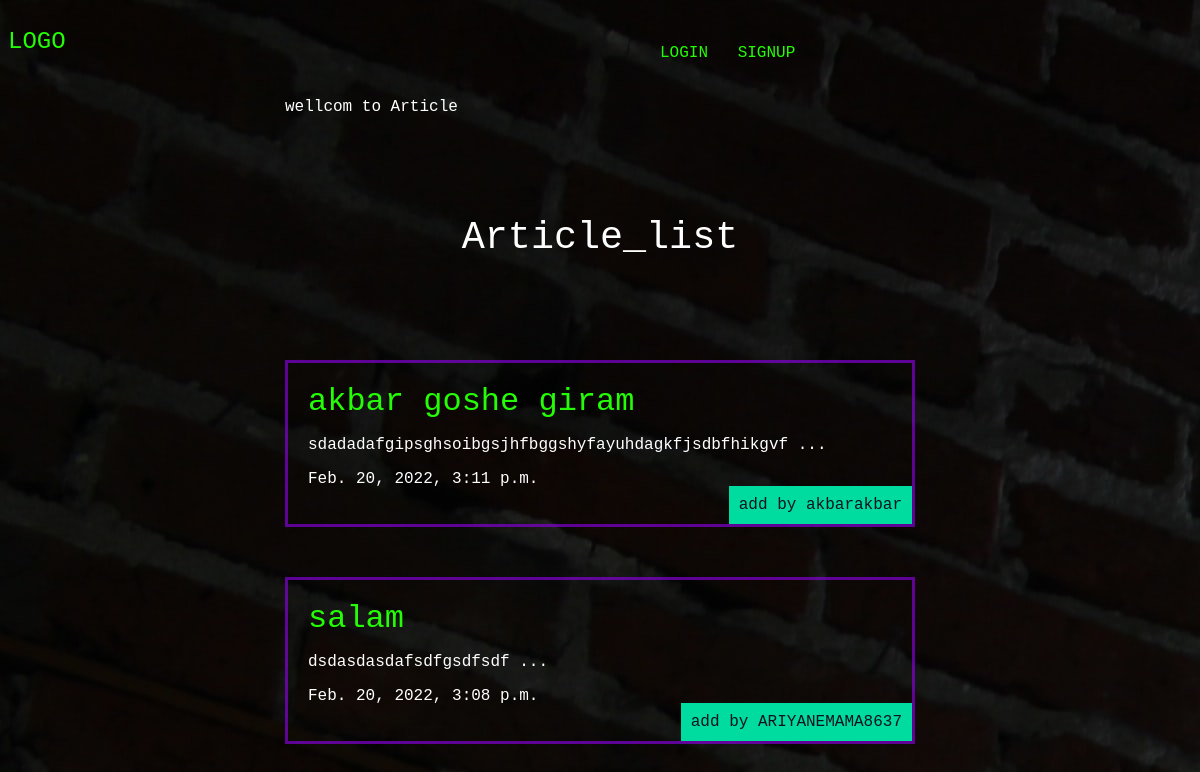
The app's page /, older data.
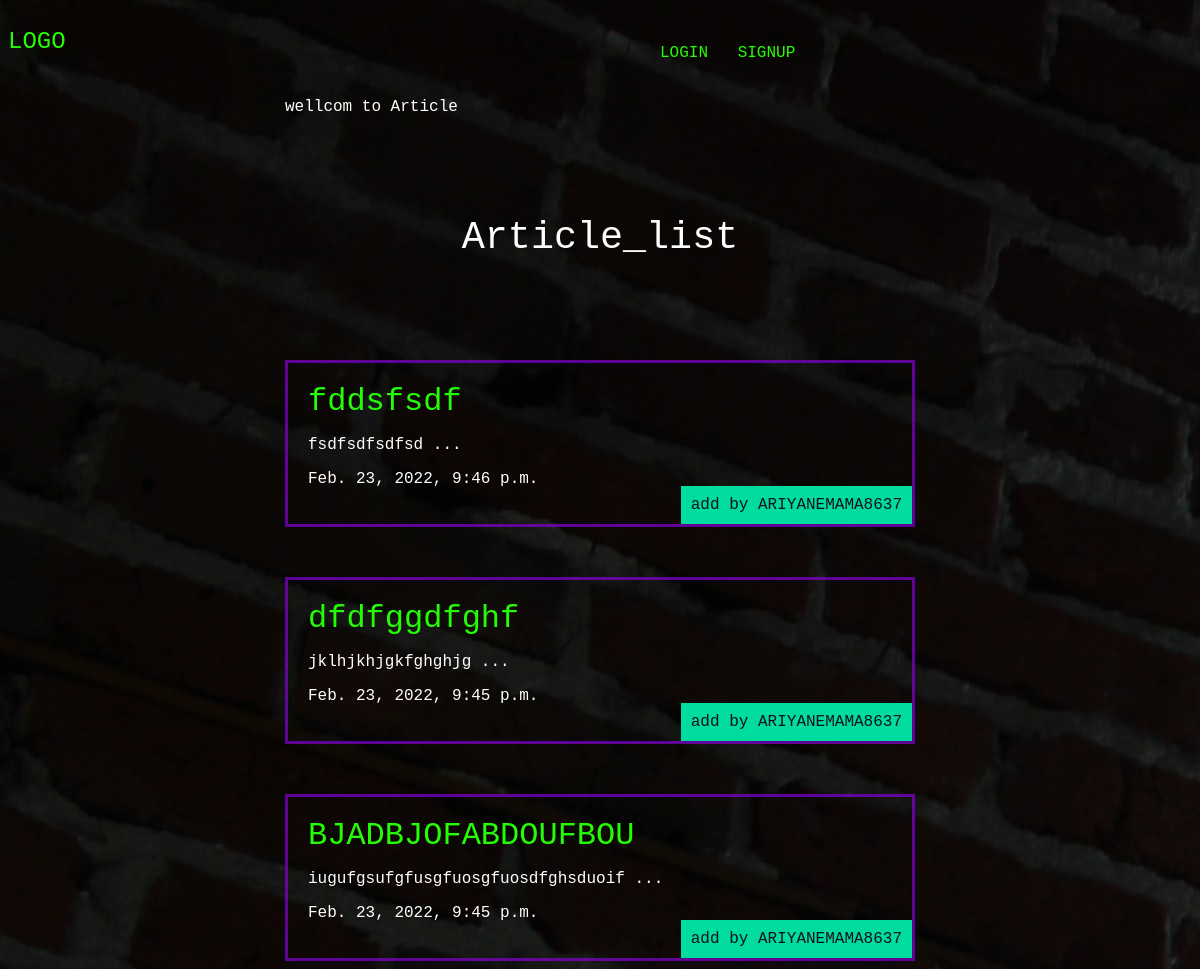
The same page, newer data.
### articles/models.py (models this page shows, shortened)
class Article(models.Model):
    title = models.CharField(max_length = 100)
    slug = models.SlugField(unique = True,allow_unicode = True)
    body = models.TextField()
    date = models.DateTimeField(auto_now_add = True)
    image = models.ImageField(default='default.jpg',blank=True)
    author = models.ForeignKey(User,default=None,on_delete=models.CASCADE)
    def pangah_ta_gelo_boro (self):
        return self.body[0:50] + ' ...'

### articles/views.py (the view)
# urls.py: path('',views.articles_list, name="list"),
def articles_list(request):
    articles = models.Article.objects.all().order_by('-date')
    collect = {'articles': articles}
    return render(request, 'articles/articleslist.html', collect)

### articles/templates/articles/articleslist.html
{%extends 'base.html'%}
{%block content%}
{%block title%}
wellcom to Article
{%endblock%}
    <h1>Article_list</h1>
    <div class="articles">
    {% for article in articles %}
    <div class="article">
    <h2><a href="{% url 'articles:detail' slug=article.slug %}">{{article.title}}</a></h2>
    <p>{{article.pangah_ta_gelo_boro}}</p>
    <p>{{article.date}}</p>
    <p class="author">add by {{article.author.username}}</p>
    </div>
    {% endfor %}
    </div>
{%endblock%}

Row changes from the older to the newer data that the page shows:
removed Article: title "akbar goshe giram", pangah_ta_gelo_boro "sdadadafgipsghsoibgsjhfbggshyfayuhdagkfjsdbfhikgvf ...", date "Feb. 20, 2022, 3:11 p.m.", author.username "akbarakbar"
removed Article: title "salam", pangah_ta_gelo_boro "dsdasdasdafsdfgsdfsdf ...", date "Feb. 20, 2022, 3:08 p.m.", author.username "ARIYANEMAMA8637"
added Article: title "fddsfsdf", pangah_ta_gelo_boro "fsdfsdfsdfsd ...", date "Feb. 23, 2022, 9:46 p.m.", author.username "ARIYANEMAMA8637"
added Article: title "dfdfggdfghf", pangah_ta_gelo_boro "jklhjkhjgkfghghjg ...", date "Feb. 23, 2022, 9:45 p.m.", author.username "ARIYANEMAMA8637"
added Article: title "BJADBJOFABDOUFBOU", pangah_ta_gelo_boro "iugufgsufgfusgfuosgfuosdfghsduoif ...", date "Feb. 23, 2022, 9:45 p.m.", author.username "ARIYANEMAMA8637"
